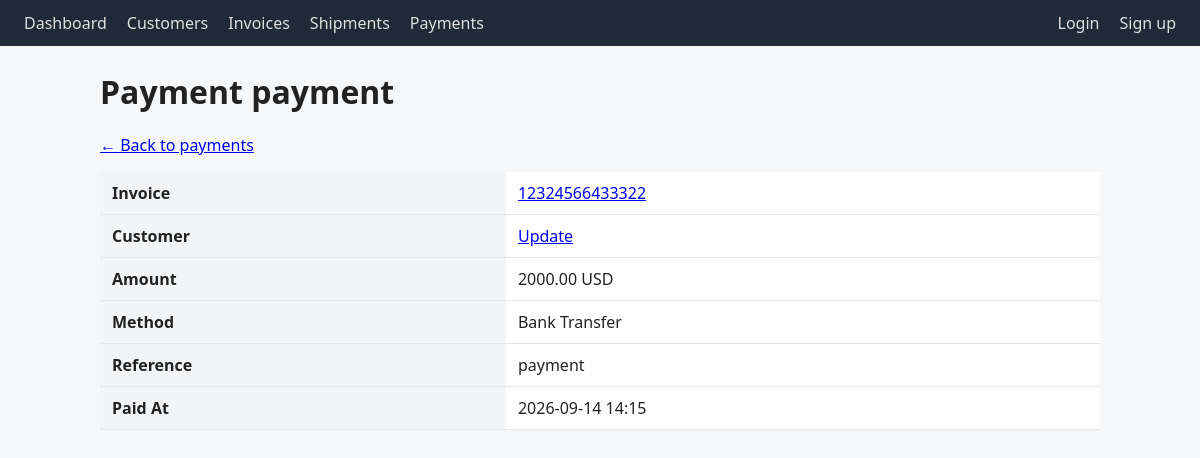
Page /payments/1/ on the committed database.
### payments/models.py (models this page shows, shortened)
class Payment(models.Model):
    METHOD_CHOICES = [
        ('bank_transfer', 'Bank Transfer'),
        ('card', 'Card'),
        ('paypal', 'PayPal'),
    ]
    invoice = models.ForeignKey(Invoice, on_delete=models.PROTECT, related_name='payments')
    amount = models.DecimalField(max_digits=12, decimal_places=2)
    method = models.CharField(max_length=20, choices=METHOD_CHOICES)
    reference = models.CharField(max_length=100, blank=True)
    paid_at = models.DateTimeField()
    created_at = models.DateTimeField(auto_now_add=True)
    fraud_score = models.FloatField(null=True, blank=True)
    is_flagged = models.BooleanField(default=False)

### invoices/models.py (models this page shows, shortened)
class Invoice(models.Model):
    STATUS_CHOICES = [
        ('draft', 'Draft'),
        ('sent', 'Sent'),
        ('paid', 'Paid'),
        ('overdue', 'Overdue'),
    ]
    customer = models.ForeignKey(Customer, on_delete=models.PROTECT, related_name='invoices')
    number = models.CharField(max_length=50, unique=True)
    amount = models.DecimalField(max_digits=12, decimal_places=2)
    currency = models.CharField(max_length=3, default='USD')
    status = models.CharField(max_length=10, choices=STATUS_CHOICES, default='draft')
    issued_date = models.DateField()
    due_date = models.DateField()
    created_at = models.DateTimeField(auto_now_add=True)

### customers/models.py (models this page shows, shortened)
class Customer(models.Model):
    name = models.CharField(max_length=200)
    email = models.EmailField(unique=True)
    phone = models.CharField(max_length=20, blank=True)
    country = models.CharField(max_length=100)
    created_at = models.DateTimeField(auto_now_add=True)

### payments/views.py (the view)
# urls.py: path('<int:pk>/', views.payment_detail, name='payment_detail'),
def payment_detail(request, pk):
    payment = get_object_or_404(Payment, pk=pk)
    return render(request, 'payments/detail.html', {'payment': payment})

### payments/templates/payments/detail.html (shortened to what this page needs)
{% extends "base.html" %}
{% block content %}
<h1>Payment {{ payment.reference }}</h1>
<p><a href="{% url 'payment_list' %}">← Back to payments</a></p>
<table>
    <tr><th>Invoice</th>
        <td><a href="{% url 'invoice_detail' payment.invoice.pk %}">{{ payment.invoice.number }}</a></td></tr>
    <tr><th>Customer</th>
        <td><a href="{% url 'customer_detail' payment.invoice.customer.pk %}">{{ payment.invoice.customer.name }}</a></td></tr>
    <tr><th>Amount</th><td>{{ payment.amount }} {{ payment.invoice.currency }}</td></tr>
    <tr><th>Method</th><td>{{ payment.get_method_display }}</td></tr>
    <tr><th>Reference</th><td>{{ payment.reference }}</td></tr>
    <tr><th>Paid At</th><td>{{ payment.paid_at|date:"Y-m-d H:i" }}</td></tr>
</table>
{% endblock %}

### templates/base.html (style rules this page uses)
body { font-family: system-ui, sans-serif; margin: 0; background: #f6f7f9; color: #222; }
table { width: 100%; border-collapse: collapse; background: white; }
th, td { padding: 10px 12px; text-align: left; border-bottom: 1px solid #e5e7eb; }
th { background: #f3f4f6; }

### rows in the picture
Payment: reference "payment", invoice.number "12324566433322", invoice.customer.name "Update", amount "2000.00", invoice.currency "USD", method "Bank Transfer", paid_at "2026-09-14 14:15"
